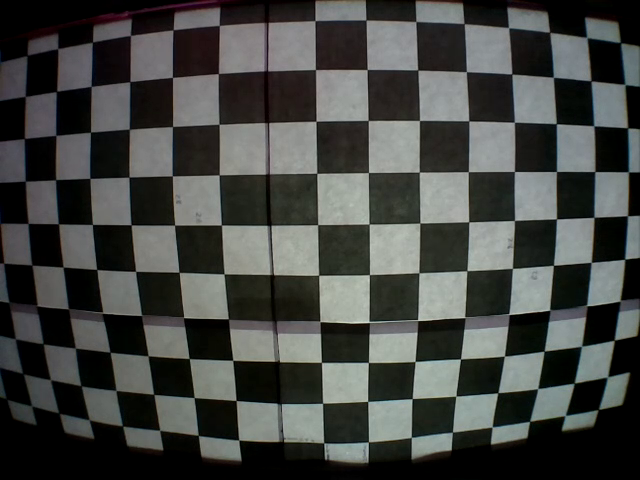
%> input picture Webcam/camera_calib_floor_27.889mm.png, 640 x 480 px
$ octave fish_distort.m   (GNU Octave 9; MATLAB toolbox functions it lacks are replaced by stand-ins)
%> lines starting %> are read from the running program, lines starting %| are printed output that depends on the picture
% function to try to distort a grid to match an checkerboard imaged with
% the fisheye camera
%
% 2018, Alexander Heimel

im = imread('camera_calib_floor_27.889mm.png');
%> im is the input picture: size 480x640x3 uint8; mean R, G, B 67.9, 70, 67.1

im = imrotate(im,-1.5);
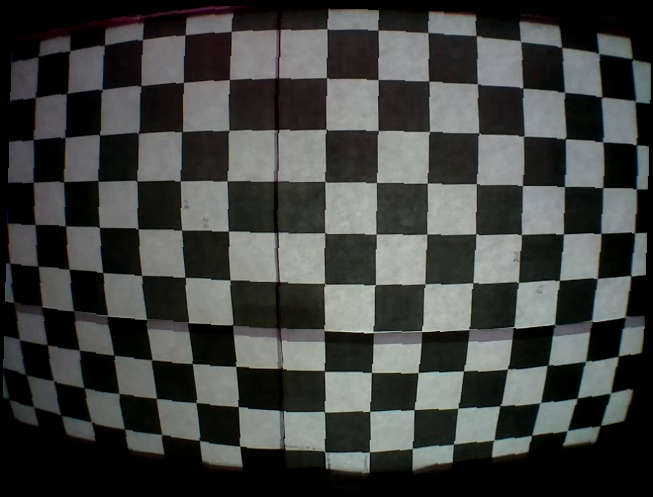
%> im: size 497x653x3 uint8; mean R, G, B 64.3, 66.2, 63.5

wy = size(im,1);
%> wy = 497
wx = size(im,2);
%> wx = 653

x = linspace(-wx/2,wx/2,17);
%> x = 17 values from -326.5 to 326.5
y = linspace(-wy/2,wy/2,10);

[mx,my]=meshgrid(x,y);

figure
subplot(2,1,1);
%image(im);
hold on

plot(mx + wx/2,my+wy/2,'.k');
axis square equal image

[mr,mphi] = cart2pol(mx,my);

mr = sqrt(mx.^2 + my.^2);

k1 = 0.0000012;
k2 = 0.00000000000015;

dmx = mx ./ (1+  k1*mr.^2 + k2*mr.^4);
dmy = my ./ (1+ k1*mr.^2 + k2*mr.^4);
subplot(2,1,2);
image(im);
hold on

plot(dmx + wx/2,dmy +wy/2,'.w');
plot([0 wx],[wy/2-0 wy/2-0] ,'g');
plot([wx/2 wx/2],[0 wy] ,'g');

axis square equal image
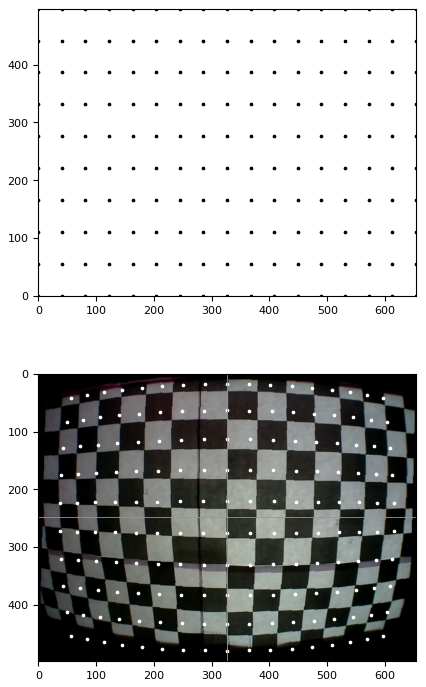
%> figure redrawn from the program's plot data, 2 panels
